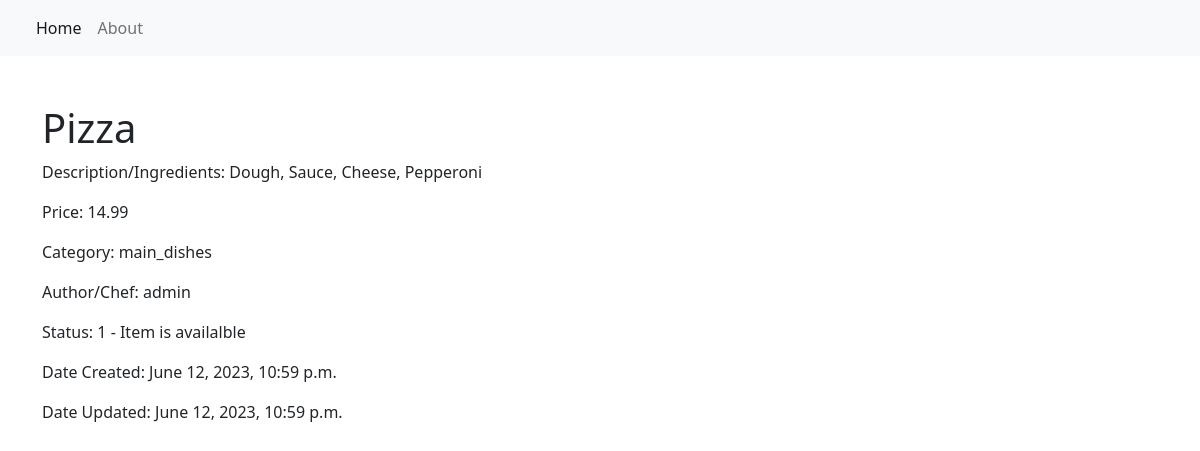
Screenshot of /item/1/ with the database file from the repository.
### restaurant_menu/models.py (models this page shows, shortened)
class Item(models.Model):
    meal = models.CharField(max_length=1000, unique=True)
    description = models.CharField(max_length=2000)
    price = models.DecimalField(max_digits=10, decimal_places=2)
    meal_type = models.CharField(max_length=200, choices=MEAL_TYPE)
    author = models.ForeignKey(User, on_delete=models.PROTECT)
    status = models.IntegerField(choices=STATUS, default=1)
    date_created = models.DateTimeField(auto_now_add=True)
    date_updated = models.DateTimeField(auto_now=True)

### restaurant_menu/views.py (the view)
# urls.py: path('item/<int:pk>/', views.MenuItemDetail.as_view(), name="menu_item")
class MenuItemDetail(generic.DetailView):
    model = Item
    template_name = "menu_item_detail.html"

### templates/menu_item_detail.html (shortened to what this page needs)
{% extends "base.html" %}
{% block content %}
    <div class="container">
        <h1 class="pt-5">{{ item.meal }}</h1>
            <p>Description/Ingredients: {{ item.description }}</p>
            <p>Price: {{ item.price }}</p>
            <p>Category: {{ item.meal_type }}</p>
            <p>Author/Chef: {{ item.author }}</p>
                {% if item.status == 1 %}
                <p>Status: {{ item.status }} - Item is availalble</p>
                {% endif %}
            <p>Date Created: {{ item.date_created }}</p>
            <p>Date Updated: {{ item.date_updated }}</p>
    </div>
{% endblock content %}

### rows the page displays
Item: meal "Pizza", description "Dough, Sauce, Cheese, Pepperoni", price "14.99", meal_type "main_dishes", author "admin", status "1", date_created "June 12, 2023, 10:59 p.m.", date_updated "June 12, 2023, 10:59 p.m."
